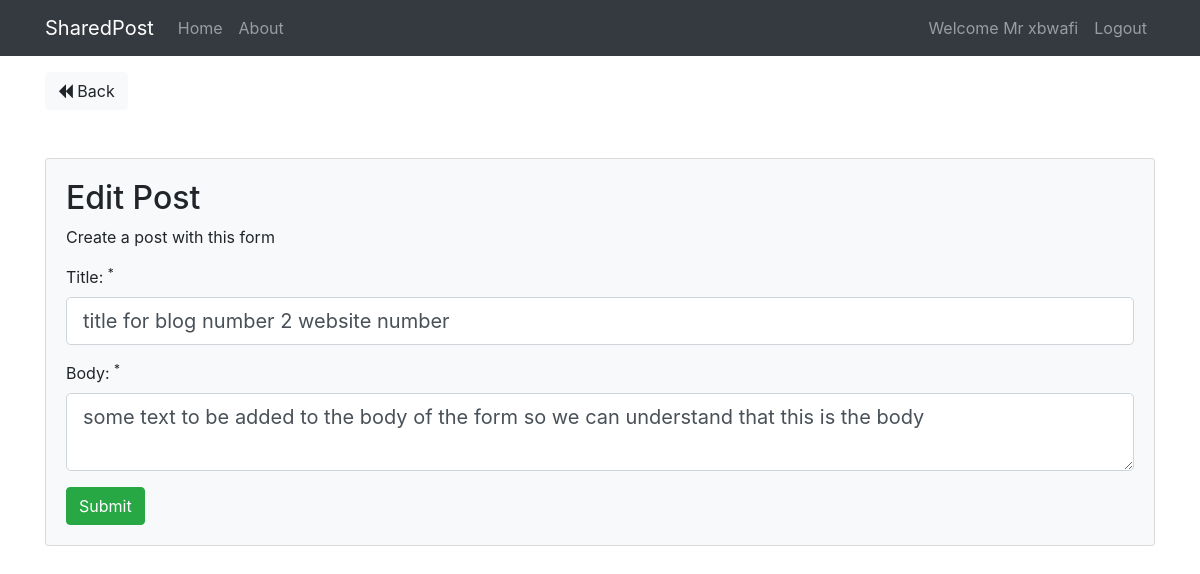
Page /posts/edit/15 (signed in) on the committed database.
### tables this page shows
CREATE TABLE `posts` (
  `id` int(11) NOT NULL,
  `user_id` int(11) NOT NULL,
  `title` varchar(255) NOT NULL,
  `body` text NOT NULL,
  `created_at` datetime NOT NULL DEFAULT current_timestamp()
);

### app/libraries/Core.php (called while the page is built, shortened)
<?php
class Core
{
    protected $currentController = 'Pages';
    protected $currentMethod = 'index';
    function __construct()
    {
        $url = $this->getUrl();
        if (file_exists('../app/controllers/' . ucwords($url[0]) . '.php')) {
            $this->currentController = ucwords($url[0]);
            unset($url[0]);
        } else {
            $this->currentController;
        }
        $this->currentController = new $this->currentController;
        if (isset($url[1])) {
            if (method_exists($this->currentController, $url[1])) {
                $this->currentMethod = $url[1];
                unset($url[1]);
            }
        }
        $this->params = $url ? array_values($url) : [];
        call_user_func_array([$this->currentController, $this->currentMethod], $this->params);
    }
    function getUrl()
    {
        if (isset($_GET['url'])) {
            $url = rtrim($_GET['url'], '/');
            $url = filter_var($url, FILTER_SANITIZE_URL);
            $url = explode('/', $url);
            return $url;
        }
    }
}

### public/index.php (called while the page is built, shortened)
<?php
$init = new Core();

### app/libraries/Database.php (called while the page is built, shortened)
<?php
class Database
{
    private $host = DB_HOST;
    private $user = DB_USER;
    private $pass = DB_PASS;
    private $dbname = DB_NAME;
    private $dbh;
    private $stmt;
    public function __construct()
    {
        $dsn = 'mysql:host=' . $this->host . ';dbname=' . $this->dbname;
        $options = array(
            PDO::ATTR_PERSISTENT => true,
            PDO::ATTR_ERRMODE => PDO::ERRMODE_EXCEPTION
        );
        try {
            $this->dbh = new PDO($dsn, $this->user, $this->pass, $options);
        } catch (PDOException $e) {
            $this->error = $e->getMessage();
            echo $this->error;
        }
    }
    public function query($sql)
    {
        $this->stmt = $this->dbh->prepare($sql);
    }
    public function bind($param, $value, $type = null)
    {
        if (is_null($type)) {
            switch (true) {
                default:
                    $type = PDO::PARAM_STR;
            }
        }
        $this->stmt->bindValue($param, $value, $type);
    }
    public function execute()
    {
        return $this->stmt->execute();
    }
    public function single()
    {
        $this->execute();
        return $this->stmt->fetch(PDO::FETCH_OBJ);
    }
}

### app/models/Post.php (called while the page is built, shortened)
<?php
class Post
{
    private $db;
    function __construct()
    {
        $this->db = new Database;
    }
    function getPostById($id)
    {
        $this->db->query("SELECT * FROM posts WHERE id = :id");
        $this->db->bind(':id', $id);
        $row = $this->db->single();
        return $row;
    }
}

### app/views/posts/edit.php (the view, shortened to what this page needs)
<?php require APPROOT . '/views/inc/header.php'; ?>
<a href="<?php echo URLROOT; ?>/posts" class="btn btn-light"><i class="fa fa-backward"></i> Back</a>
<div class="card card-body bg-light mt-5">
    <h2>Edit Post</h2>
    <p>Create a post with this form</p>
    <form action="<?php echo URLROOT; ?>/posts/edit/<?php echo $data['id']; ?>" method="post">
        <div class="form-group">
            <label for="title">Title: <sup>*</sup></label>
            <input type="text" name="title" class="form-control form-control-lg <?php echo (!empty($data['title_err'])) ? 'is-invalid' : ''; ?>" value="<?php echo $data['title']; ?>">
        </div>
        <div class="form-group">
            <label for="body">Body: <sup>*</sup></label>
            <textarea name="body" class="form-control form-control-lg <?php echo (!empty($data['body_err'])) ? 'is-invalid' : ''; ?>"><?php echo $data['body']; ?></textarea>
        </div>
        <input type="submit" class="btn btn-success" value="Submit">
    </form>
</div>
<?php require APPROOT . '/views/inc/footer.php'; ?>

### rows in the picture
posts: title "title for blog number 2 website number", body "some text to be added to the body of the form so we can understand that this is the body"

### other values in the picture
SITENAME "SharedPost"
$_SESSION['user_name'] "xbwafi"
